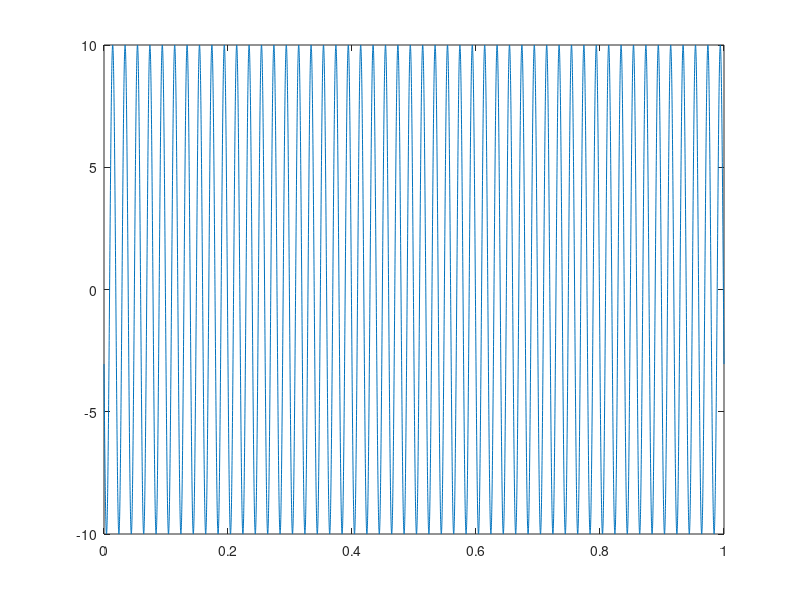

This figure's MATLAB source: (Note: this script raises an error after producing the figure.)
%第二章 信号函数与标准信号
%% 数字电子琴
%正弦波信号发生器
Fs=11025;
A=10;
f=50;
q=60;
T=1;
dt=1/Fs;
N=T/dt;
t=linspace(0,T,N);
y=A*sin(2*pi*f*t+q);
plot(t,y)
%电子琴 131 147 165 175 196 220 247 262 294 330 349 392 440 494 523
%DTMF双音频拨号系统
%摩尔电码
%% 其他波信号
x=square(t,tudy);%duty占空比,默认50%
x=sawtooth(t);%锯齿波
x=sawtooth(t,width);
x=sawtooth(2*pi*3*t);
x=sawtooth(2*pi*3*t,1/2);
x=sawtooth(2*pi*3*t,0);
plot(t,x)
%噪声信号
n=256;
%白噪声
x=randn(1,n);
%均匀噪声
x=rand(1,n);
plot(x)
%其它信号：脉冲，阶跃斜坡，加速度
%脉冲
t=linspace(0,1,101);
y=[zeros(1,50),1,zeros(1,50)];
plot(t,y)
%阶跃
y=[zeros(1,50),ones(1,51)];
plot(t,y);
ylim([-0.2,1.2])
%复合信号
Fs=11025;
T=1;
dt=1/Fs;
N=T/dt;
t=linspace(0,T,N+1);
y1=10*sin(2*pi*392*t);
y2=randn(1,N+1);%噪音
y=y1+0.1*y2;
xlim([0,0.01])
subplot(3,1,1)
plot(t,y1)
subplot(3,1,2)
plot(t,y2)
subplot(3,1,3)
plot(t,y)
soundsc(y,Fs)
%三角波（锯齿波）
y=sawtooth(2*pi*494*t,1/2);
plot(t,y)
xlim([0,0.01])
soundsc(y,Fs)
%方波信号
y=0.3*square(2*pi*392*t);
plot(t,y)
xlim([0,0.01])
sound(y)

